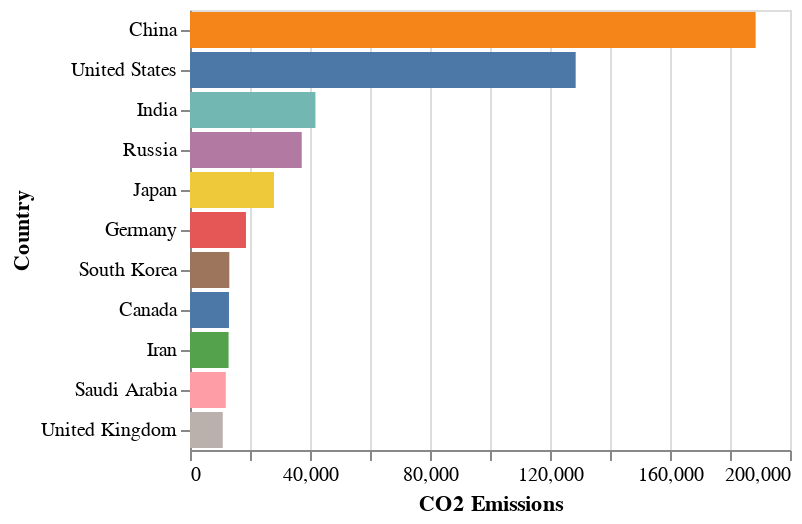

Source (notebook cell):
### Code cell
alt.Chart(df_sorted).mark_bar().encode(
    y=alt.Y("country", title="Country").sort("-x"),
    x=alt.X("co2", title="CO2 Emissions"),
    color=alt.Color("country", legend=None),
)

### Figure 1 — Vega specification as saved in the notebook (floating-point values rounded to 4 significant figures)
{"$schema": "https://vega.github.io/schema/vega/v5.json", "data": [{"name": "source_0"}, {"name": "data_0", "values": [{"co2_end": 188500.0, "co2_start": 0.0, "country": "China"}, {"co2_end": 128600.0, "co2_start": 0.0, "country": "United States"}, {"co2_end": 41800.0, "co2_start": 0.0, "country": "India"}, {"co2_end": 37240.0, "co2_start": 0.0, "country": "Russia"}, {"co2_end": 28000.0, "co2_start": 0.0, "country": "Japan"}, {"co2_end": 18650.0, "co2_start": 0.0, "country": "Germany"}, {"co2_end": 13110.0, "co2_start": 0.0, "country": "South Korea"}, {"co2_end": 12990.0, "co2_start": 0.0, "country": "Canada"}, {"co2_end": 12860.0, "co2_start": 0.0, "country": "Iran"}, {"co2_end": 11930.0, "co2_start": 0.0, "country": "Saudi Arabia"}, {"co2_end": 10920.0, "co2_start": 0.0, "country": "United Kingdom"}]}, {"name": "source_0_y_domain_country", "values": [{"country": "China", "sort_field": 188500.0}, {"country": "United States", "sort_field": 128600.0}, {"country": "India", "sort_field": 41800.0}, {"country": "Russia", "sort_field": 37240.0}, {"country": "Japan", "sort_field": 28000.0}, {"country": "Germany", "sort_field": 18650.0}, {"country": "South Korea", "sort_field": 13110.0}, {"country": "Canada", "sort_field": 12990.0}, {"country": "Iran", "sort_field": 12860.0}, {"country": "Saudi Arabia", "sort_field": 11930.0}, {"country": "United Kingdom", "sort_field": 10920.0}]}, {"name": "data_0_color_domain_country", "values": [{"country": "China"}, {"country": "United States"}, {"country": "India"}, {"country": "Russia"}, {"country": "Japan"}, {"country": "Germany"}, {"country": "South Korea"}, {"country": "Canada"}, {"country": "Iran"}, {"country": "Saudi Arabia"}, {"country": "United Kingdom"}]}], "signals": [{"name": "y_step", "value": 20}, {"name": "height", "update": "bandspace(domain('y').length, 0.1, 0.05) * y_step"}], "marks": [{"type": "rect", "name": "marks", "from": {"data": "data_0"}, "encode": {"update": {"y": {"field": "country", "scale": "y"}, "x2": {"field": "co2_start", "scale": "x"}, "height": {"signal": "max(0.25, bandwidth('y'))"}, "x": {"field": "co2_end", "scale": "x"}, "fill": {"field": "country", "scale": "color"}}}, "style": ["bar"]}], "scales": [{"name": "x", "type": "linear", "domain": {"data": "data_0", "fields": ["co2_start", "co2_end"]}, "range": [0, {"signal": "width"}], "zero": true, "nice": true}, {"name": "y", "type": "band", "domain": {"data": "source_0_y_domain_country", "field": "country", "sort": {"op": "max", "field": "sort_field", "order": "descending"}}, "range": {"step": {"signal": "y_step"}}, "paddingInner": 0.1, "paddingOuter": 0.05}, {"name": "color", "type": "ordinal", "domain": {"data": "data_0_color_domain_country", "field": "country", "sort": true}, "range": "category"}], "axes": [{"scale": "x", "zindex": 0, "aria": false, "minExtent": 0, "domain": false, "gridScale": "y", "labels": false, "orient": "bottom", "ticks": false, "grid": true, "tickCount": {"signal": "ceil(width/40)"}, "maxExtent": 0}, {"scale": "x", "labelFlush": true, "labelOverlap": true, "title": "CO2 Emissions", "grid": false, "orient": "bottom", "tickCount": {"signal": "ceil(width/40)"}, "zindex": 0}, {"scale": "y", "grid": false, "orient": "left", "zindex": 0, "title": "Country"}], "width": 300, "background": "white", "style": "cell", "padding": 5}
